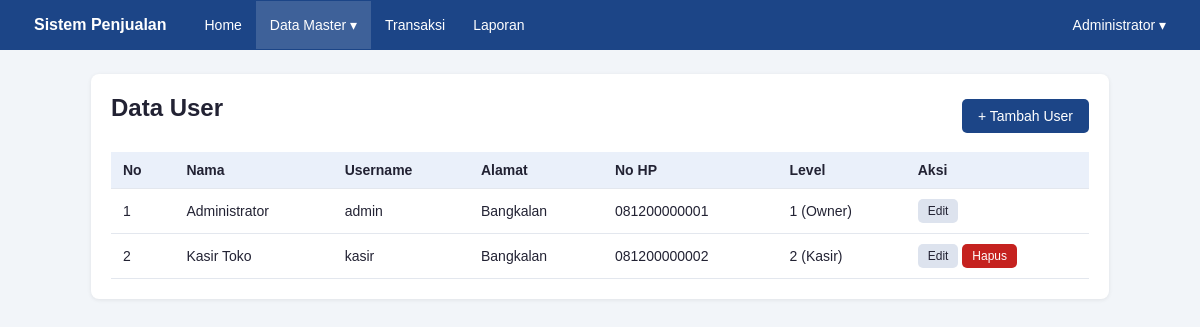
Screenshot of /Modul-8/25-113_Abdul_Rahman_Malik/user.php (signed in) with the database file from the repository.
### tables this page shows
CREATE TABLE user (
  id_user  TINYINT AUTO_INCREMENT PRIMARY KEY,
  username VARCHAR(30) NOT NULL UNIQUE,
  password VARCHAR(35) NOT NULL,
  nama     VARCHAR(50),
  alamat   VARCHAR(150),
  hp       VARCHAR(20),
  level    TINYINT(1) NOT NULL DEFAULT 1
);

### Modul-8/25-113_Abdul_Rahman_Malik/fungsi.php (called while the page is built, shortened)
<?php
function e($teks)
{
    return htmlspecialchars((string)$teks, ENT_QUOTES, 'UTF-8');
}
function nama_level($level)
{
    return ((int)$level === LEVEL_OWNER) ? 'Owner' : 'Kasir';
}

### Modul-8/25-113_Abdul_Rahman_Malik/user.php (the view, shortened to what this page needs)
<?php
require_once __DIR__ . '/midlewire.php';
$aksi      = $_GET['aksi'] ?? '';
$mode_form = in_array($aksi, ['tambah', 'edit'], true);
if ($mode_form) {
    $error = [];
    $id_edit   = (int)($_GET['id'] ?? ($_POST['id_asli'] ?? 0));
    $mode_edit = $id_edit > 0;
    $akun_sendiri = $mode_edit && $id_edit === $_SESSION['id_user'];
    if ($_SERVER['REQUEST_METHOD'] === 'POST') {
        cek_csrf();
        $nama     = trim($_POST['nama'] ?? '');
        $username = trim($_POST['username'] ?? '');
        $password = $_POST['password'] ?? '';
        $alamat   = trim($_POST['alamat'] ?? '');
        $hp       = trim($_POST['hp'] ?? '');
        $level    = (int)($_POST['level'] ?? 0);
        if ($akun_sendiri) {
            $level = $_SESSION['level'];
        }
        if ($nama === '') {
            $error['nama'] = 'Nama wajib diisi.';
        } elseif (panjang_teks($nama) > 50) {
            $error['nama'] = 'Nama maksimal 50 karakter.';
        }
        if ($username === '') {
            $error['username'] = 'Username wajib diisi.';
        } elseif (!preg_match('/^[A-Za-z0-9_]{3,30}$/', $username)) {
            $error['username'] = 'Username 3-30 karakter: huruf, angka, dan garis bawah.';
        } else {
            $cek = $koneksi->prepare('SELECT 1 FROM `user` WHERE username = ? AND id_user <> ?');
            $cek->bind_param('si', $username, $id_edit);
            $cek->execute();
            if ($cek->get_result()->num_rows > 0) {
                $error['username'] = 'Username sudah dipakai.';
            }
        }
        if (!$mode_edit && $password === '') {
            $error['password'] = 'Password wajib diisi.';
        } elseif ($password !== '' && strlen($password) < 6) {
            $error['password'] = 'Password minimal 6 karakter.';
        }
        if (panjang_teks($alamat) > 150) {
            $error['alamat'] = 'Alamat maksimal 150 karakter.';
        }
        if ($hp !== '' && !preg_match('/^[0-9]{6,20}$/', $hp)) {
            $error['hp'] = 'No HP hanya angka, 6-20 digit.';
        }
        if (!in_array($level, [LEVEL_OWNER, LEVEL_KASIR], true)) {
            $error['level'] = 'Pilih level user.';
        }
        if (!$error) {
            if ($mode_edit) {
                if ($password !== '') {
                    $hash = password_hash($password, PASSWORD_DEFAULT);
                    $st = $koneksi->prepare('UPDATE `user` SET nama = ?, username = ?, password = ?, alamat = ?, hp = ?, level = ? WHERE id_user = ?');
                    $st->bind_param('sssssii', $nama, $username, $hash, $alamat, $hp, $level, $id_edit);
                } else {
                    $st = $koneksi->prepare('UPDATE `user` SET nama = ?, username = ?, alamat = ?, hp = ?, level = ? WHERE id_user = ?');
                    $st->bind_param('ssssii', $nama, $username, $alamat, $hp, $level, $id_edit);
                }
                $pesan = 'User berhasil diperbarui.';
            } else {
                $hash = password_hash($password, PASSWORD_DEFAULT);
                $st = $koneksi->prepare('INSERT INTO `user` (nama, username, password, alamat, hp, level) VALUES (?, ?, ?, ?, ?, ?)');
                $st->bind_param('sssssi', $nama, $username, $hash, $alamat, $hp, $level);
                $pesan = 'User berhasil ditambahkan.';
            }
            $st->execute();
            if ($akun_sendiri) {
                $_SESSION['nama']     = $nama;
                $_SESSION['username'] = $username;
            }
            set_flash('sukses', $pesan);
            redirect('user.php');
        }
        $data = ['nama' => $nama, 'username' => $username, 'alamat' => $alamat, 'hp' => $hp, 'level' => $level];
    } elseif ($mode_edit) {
        $st = $koneksi->prepare('SELECT nama, username, alamat, hp, level FROM `user` WHERE id_user = ?');
        $st->bind_param('i', $id_edit);
        $st->execute();
        $data = $st->get_result()->fetch_assoc();
        if (!$data) {
            set_flash('error', 'Data user tidak ditemukan.');
            redirect('user.php');
        }
    } else {
        $data = ['nama' => '', 'username' => '', 'alamat' => '', 'hp' => '', 'level' => LEVEL_KASIR];
    }
    $judul = $mode_edit ? 'Edit User' : 'Tambah User';
} else {
    $judul = 'Data User';
    $data = $koneksi->query('SELECT id_user, nama, username, alamat, hp, level FROM `user` ORDER BY id_user ASC')->fetch_all(MYSQLI_ASSOC);
}
require 'header.php';
if ($mode_form):
?>
<div class="kartu" style="max-width:560px">
    <h1><?= e($judul) ?></h1>
    <form action="" method="post" autocomplete="off">
        <?= csrf_input() ?>
        <input type="hidden" name="id_asli" value="<?= $mode_edit ? $id_edit : 0 ?>">
        <label for="nama">Nama</label>
        <input type="text" id="nama" name="nama" maxlength="50" value="<?= e($data['nama']) ?>">
        <span class="error-field"><?= e($error['nama'] ?? '') ?></span>
        <label for="username">Username</label>
        <input type="text" id="username" name="username" maxlength="30" value="<?= e($data['username']) ?>">
        <span class="error-field"><?= e($error['username'] ?? '') ?></span>
        <label for="password">Password <?= $mode_edit ? '(kosongkan jika tidak diganti)' : '' ?></label>
        <input type="password" id="password" name="password" maxlength="100">
        <span class="error-field"><?= e($error['password'] ?? '') ?></span>
        <label for="alamat">Alamat</label>
        <input type="text" id="alamat" name="alamat" maxlength="150" value="<?= e($data['alamat']) ?>">
        <span class="error-field"><?= e($error['alamat'] ?? '') ?></span>
        <label for="hp">No HP</label>
        <input type="text" id="hp" name="hp" maxlength="20" value="<?= e($data['hp']) ?>">
        <span class="error-field"><?= e($error['hp'] ?? '') ?></span>
        <label for="level">Level</label>
        <select id="level" name="level" <?= $akun_sendiri ? 'disabled' : '' ?>>
            <option value="1" <?= (int)$data['level'] === 1 ? 'selected' : '' ?>>1 - Owner</option>
            <option value="2" <?= (int)$data['level'] === 2 ? 'selected' : '' ?>>2 - Kasir</option>
        </select>
        <span class="error-field"><?= e($error['level'] ?? '') ?></span>
        <p>
            <button type="submit" class="btn btn-utama">Simpan</button>
            <a href="user.php" class="btn">Batal</a>
        </p>
    </form>
</div>
<?php else: ?>
<div class="kartu">
    <div class="atas-tabel">
        <h1>Data User</h1>
        <a href="user.php?aksi=tambah" class="btn btn-utama">+ Tambah User</a>
    </div>
    <div class="bungkus-tabel">
    <table>
        <tr><th>No</th><th>Nama</th><th>Username</th><th>Alamat</th><th>No HP</th><th>Level</th><th>Aksi</th></tr>
        <?php $no = 1; foreach ($data as $r): ?>
        <tr>
            <td><?= $no++ ?></td>
            <td><?= e($r['nama']) ?></td>
            <td><?= e($r['username']) ?></td>
            <td><?= e($r['alamat']) ?></td>
            <td><?= e($r['hp']) ?></td>
            <td><?= e($r['level']) ?> (<?= e(nama_level($r['level'])) ?>)</td>
            <td class="aksi">
                <a href="user.php?aksi=edit&amp;id=<?= (int)$r['id_user'] ?>" class="btn btn-kecil">Edit</a>
                <?php if ((int)$r['id_user'] !== $_SESSION['id_user']):  ?>
                <form action="" method="post" class="inline" onsubmit="return confirm('Hapus user ini?')">
                    <button type="submit" class="btn btn-kecil btn-merah">Hapus</button>
                </form>
                <?php endif; ?>
            </td>
        </tr>
        <?php endforeach; ?>
    </table>
    </div>
</div>
<?php endif; ?>
<?php require 'footer.php'; ?>

### Modul-8/25-113_Abdul_Rahman_Malik/style.css (style rules this page uses)
* { box-sizing: border-box; }
body { margin: 0; font-family: Arial, Helvetica, sans-serif; background: #f2f5f9; color: #223; }
a { color: #1a5fb4; }
.kartu { background: #fff; border-radius: 8px; padding: 20px; box-shadow: 0 1px 4px rgba(0,0,0,.08); margin-bottom: 20px; }
h1 { margin-top: 0; font-size: 24px; }
.bungkus-tabel { overflow-x: auto; }
table { width: 100%; border-collapse: collapse; background: #fff; }
th, td { padding: 10px 12px; border-bottom: 1px solid #e3e7ee; text-align: left; font-size: 14px; }
th { background: #eaf0fa; }
form.inline { display: inline; }
.btn { display: inline-block; padding: 9px 16px; border: 0; border-radius: 5px; cursor: pointer; font-size: 14px; text-decoration: none; background: #dde3ee; color: #223; }
.btn-utama { background: #1c4587; color: #fff; }
.btn-merah { background: #c5221f; color: #fff; }
.btn-kecil { padding: 5px 10px; font-size: 12px; }
.aksi { white-space: nowrap; }
.atas-tabel { display: flex; justify-content: space-between; align-items: center; margin-bottom: 14px; }

### rows the page displays
user: nama "Administrator", username "admin", alamat "Bangkalan", hp "081200000001", level "1", level "Owner"
user: nama "Kasir Toko", username "kasir", alamat "Bangkalan", hp "081200000002", level "2", level "Kasir"

### other values shown
$_SESSION['nama'] "Administrator"
